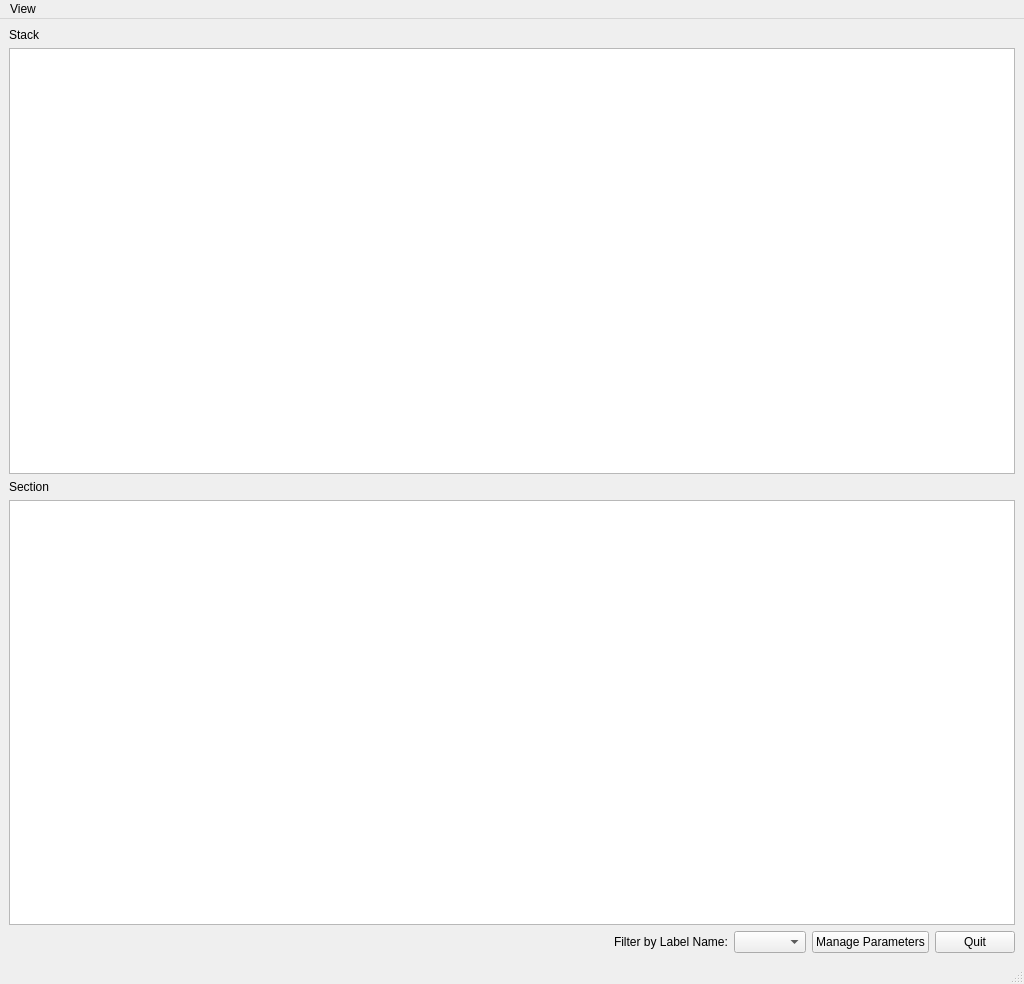
<?xml version="1.0" encoding="UTF-8"?>
<ui version="4.0">
 <class>DataManager</class>
 <widget class="QMainWindow" name="DataManager">
  <property name="geometry">
   <rect>
    <x>0</x>
    <y>0</y>
    <width>1024</width>
    <height>984</height>
   </rect>
  </property>
  <property name="windowTitle">
   <string>Data Manager</string>
  </property>
  <widget class="QWidget" name="cWidget">
   <layout class="QVBoxLayout" name="verticalLayout">
    <item>
     <layout class="QVBoxLayout" name="vLayout">
      <property name="sizeConstraint">
       <enum>QLayout::SetDefaultConstraint</enum>
      </property>
      <item>
       <widget class="QLabel" name="label_2">
        <property name="text">
         <string>Stack</string>
        </property>
       </widget>
      </item>
      <item>
       <layout class="QHBoxLayout" name="topLayout">
        <item>
         <layout class="QVBoxLayout" name="leftListLayout">
          <item>
           <widget class="QListView" name="stack_list"/>
          </item>
          <item>
           <widget class="QLabel" name="label_3">
            <property name="text">
             <string>Section</string>
            </property>
           </widget>
          </item>
          <item>
           <widget class="QListView" name="section_list"/>
          </item>
         </layout>
        </item>
       </layout>
      </item>
      <item>
       <layout class="QHBoxLayout" name="bottomLayout">
        <item>
         <spacer name="horizontalSpacer">
          <property name="orientation">
           <enum>Qt::Horizontal</enum>
          </property>
          <property name="sizeHint" stdset="0">
           <size>
            <width>40</width>
            <height>20</height>
           </size>
          </property>
         </spacer>
        </item>
        <item>
         <widget class="QLabel" name="label_4">
          <property name="text">
           <string>Filter by Label Name:</string>
          </property>
         </widget>
        </item>
        <item>
         <widget class="QComboBox" name="comboBoxBrowseMode">
          <property name="sizePolicy">
           <sizepolicy hsizetype="Preferred" vsizetype="Fixed">
            <horstretch>0</horstretch>
            <verstretch>0</verstretch>
           </sizepolicy>
          </property>
          <property name="sizeAdjustPolicy">
           <enum>QComboBox::AdjustToContents</enum>
          </property>
         </widget>
        </item>
        <item>
         <widget class="QPushButton" name="buttonParams">
          <property name="text">
           <string>Manage Parameters</string>
          </property>
         </widget>
        </item>
        <item>
         <widget class="QPushButton" name="buttonQuit">
          <property name="text">
           <string>Quit</string>
          </property>
         </widget>
        </item>
       </layout>
      </item>
     </layout>
    </item>
   </layout>
  </widget>
  <widget class="QMenuBar" name="menubar">
   <property name="geometry">
    <rect>
     <x>0</x>
     <y>0</y>
     <width>1024</width>
     <height>25</height>
    </rect>
   </property>
   <widget class="QMenu" name="menuView">
    <property name="title">
     <string>View</string>
    </property>
    <addaction name="actionLabeling"/>
   </widget>
   <addaction name="menuView"/>
  </widget>
  <widget class="QStatusBar" name="statusbar"/>
  <action name="actionStack_Section">
   <property name="text">
    <string>Show Original Images</string>
   </property>
  </action>
  <action name="actionLabeling">
   <property name="text">
    <string>Shows Labelings</string>
   </property>
  </action>
 </widget>
 <resources/>
 <connections/>
</ui>
